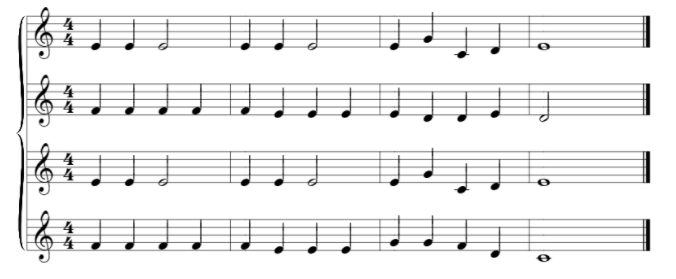
#> input picture sample.png, 676 x 279 px
$ python -i staff_removal.py   (imports and definitions only)
#> lines starting #> are read from the running program, lines starting #| are printed output that depends on the picture
#> further down, picture is the input picture: shape (279, 676); min 0, max 255, mean 238.1
import cv2
import numpy as np
import skimage.io as io
from skimage import color
from copy import deepcopy
from skimage import feature
from skimage import measure
import matplotlib.pyplot as plt
from collections import Counter
from skimage.filters import threshold_otsu


# [92 lines left out: functions get_staff_lines, remove_single_line, remove_staff_lines, not called in this run]


def fix_rotation(img):
    skew_img = cv2.bitwise_not(img)  # Invert image
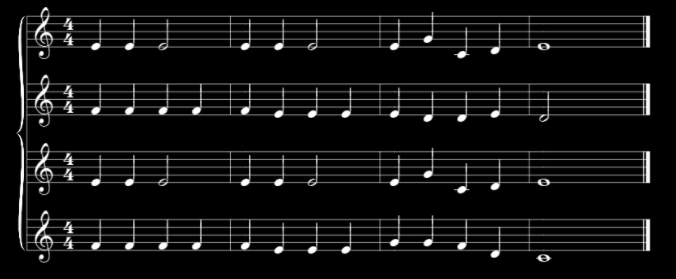
#> skew_img: shape (279, 676); min 0, max 255, mean 16.9

    # grab the (x, y) coordinates of all pixel values that
    # are greater than zero, then use these coordinates to
    # compute a rotated bounding box that contains all
    # coordinates
    coords = np.column_stack(np.where(skew_img > 0))
#> coords = 57587 pairs, first value 6 to 262, second value 15 to 650
    angle = cv2.minAreaRect(coords)[-1]
#> angle = -90

    # the `cv2.minAreaRect` function returns values in the
    # range [-90, 0); as the rectangle rotates clockwise the
    # returned angle trends to 0 -- in this special case we
    # need to add 90 degrees to the angle
    if angle < -45:
        angle = -(90 + angle)
#> angle = 0

    # otherwise, just take the inverse of the angle to make
    # it positive
    else:
        angle = -angle

    # rotate the image to deskew it
    (h, w) = img.shape[:2]
#> h = 279; w = 676
    center = (w // 2, h // 2)
#> center = (338, 139)
    M = cv2.getRotationMatrix2D(center, angle, 1.0)
#> M = [[1, 0, 0], [0, 1, 0]]
    rotated = cv2.warpAffine(img, M, (w, h),
                             flags=cv2.INTER_CUBIC, borderMode=cv2.BORDER_REPLICATE)

    return angle, rotated


# [65 lines left out: functions cut_image_into_buckets, get_ref_lines, segmentation, not called in this run]

>>> import cv2
>>> picture = cv2.imread('sample.png', cv2.IMREAD_GRAYSCALE)
>>> result = fix_rotation(picture)

$ run again, on 01.PNG
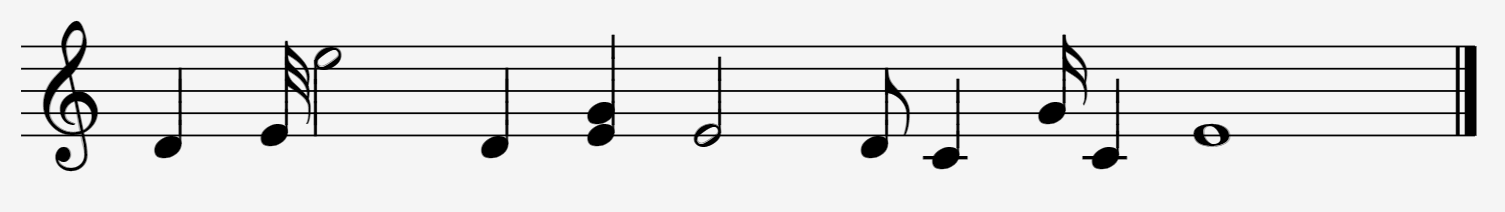
#> input picture 01.PNG, 1505 x 212 px
#> picture is the input picture: shape (212, 1505); min 0, max 245, mean 226.2
#> in fix_rotation, `skew_img = cv2.bitwise_not(img)`:
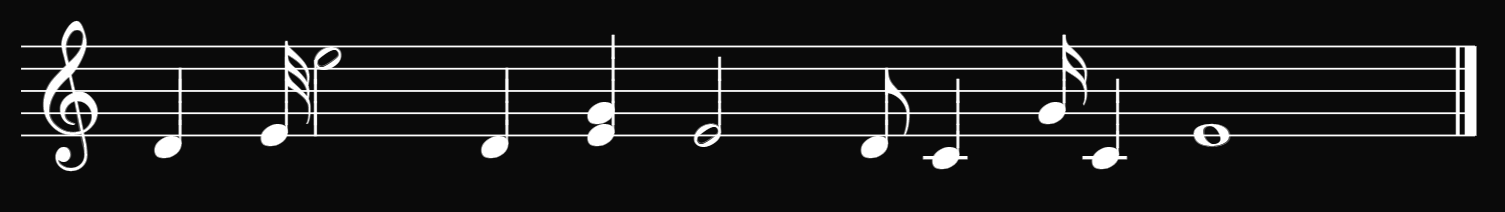
#> skew_img: shape (212, 1505); min 10, max 255, mean 28.8
#> coords = 319060 pairs, first value 0 to 211, second value 0 to 1504
#> in fix_rotation, `angle = cv2.minAreaRect(coords)[-1]`: angle = -90
#> in fix_rotation, `angle = -(90 + angle)`: angle = 0
#> M = [[1, 0, 0], [0, 1, 0]]

$ run again, on 02.PNG
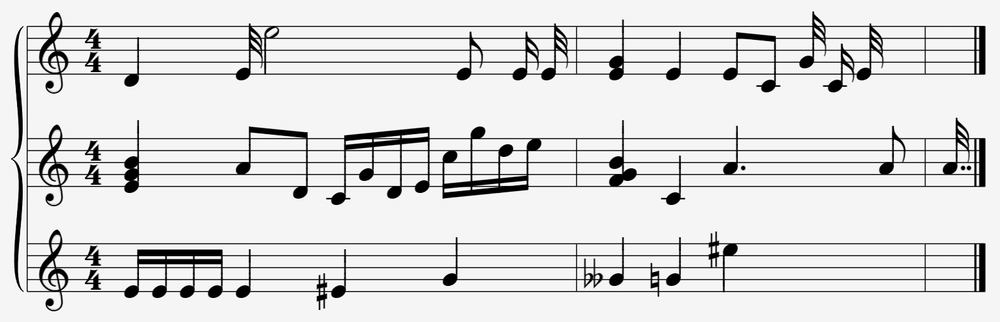
#> input picture 02.PNG, 1000 x 322 px, shrunk from 1583 x 509 before the run
#> picture is the input picture: shape (322, 1000); min 0, max 255, mean 220.8
#> in fix_rotation, `skew_img = cv2.bitwise_not(img)`:
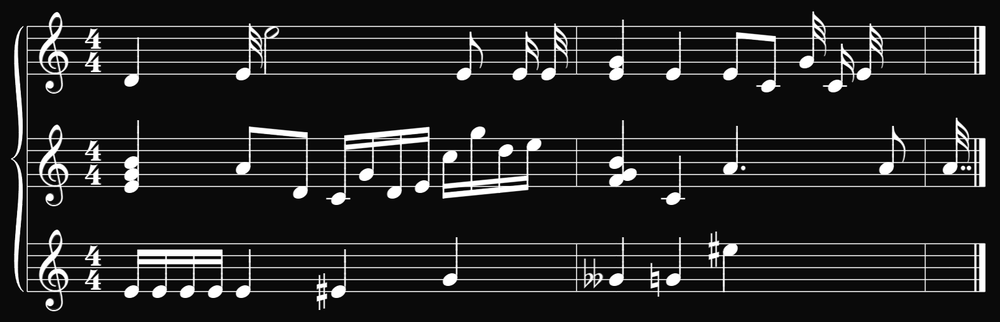
#> skew_img: shape (322, 1000); min 0, max 255, mean 34.2
#> coords = 309404 pairs, first value 0 to 321, second value 0 to 999
#> in fix_rotation, `angle = cv2.minAreaRect(coords)[-1]`: angle = -90
#> in fix_rotation, `angle = -(90 + angle)`: angle = 0
#> M = [[1, 0, 0], [0, 1, 0]]

$ run again, on 03.PNG
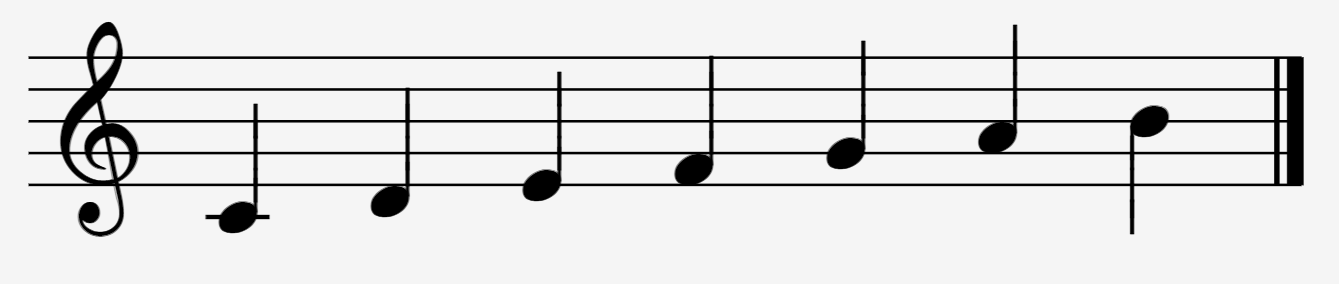
#> input picture 03.PNG, 1339 x 284 px
#> picture is the input picture: shape (284, 1339); min 0, max 245, mean 224.3
#> in fix_rotation, `skew_img = cv2.bitwise_not(img)`:
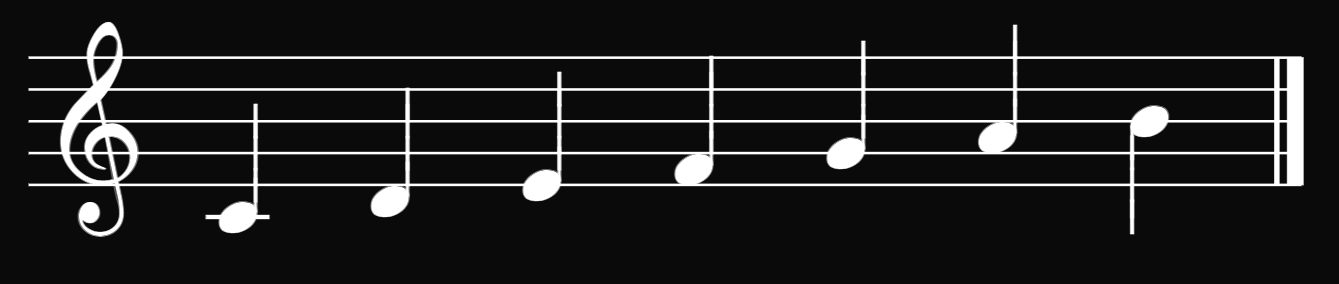
#> skew_img: shape (284, 1339); min 10, max 255, mean 30.7
#> coords = 380276 pairs, first value 0 to 283, second value 0 to 1338
#> in fix_rotation, `angle = cv2.minAreaRect(coords)[-1]`: angle = -90
#> in fix_rotation, `angle = -(90 + angle)`: angle = 0
#> M = [[1, 0, 0], [0, 1, 0]]
